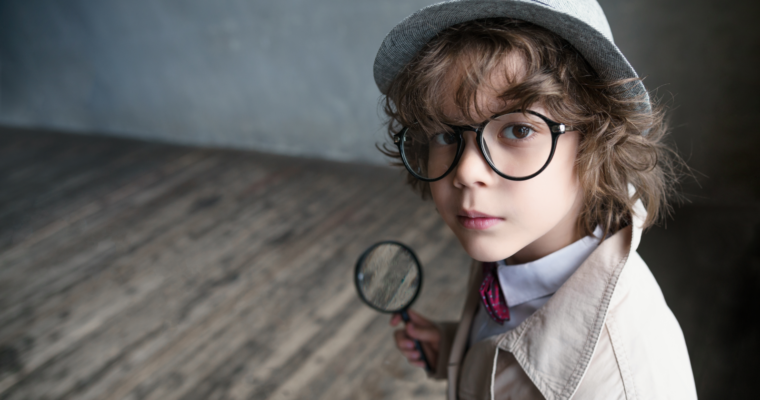
#> input picture Gesture_control_Video_player/emr_workshop/emr_day_2/photos/sherlock_kid.png, 760 x 400 px, found by its file name
$ python home_task.py
#> lines starting #> are read from the running program, lines starting #| are printed output that depends on the picture
import cv2
import numpy as np
img_path = "./emr_day_2/photos/sherlock_kid.png"
img = cv2.imread(img_path)
#> img is the input picture: shape (400, 760, 3); mean B, G, R 93.1, 94.7, 96.7
print(img.shape)
#| (400, 760, 3)
img_shape = img.shape
#> img_shape = (400, 760, 3)
img_red = np.full(img_shape,[0,0,50],dtype=np.uint8)
cv2.imshow("image",img)
cv2.imshow("red_image",img_red)
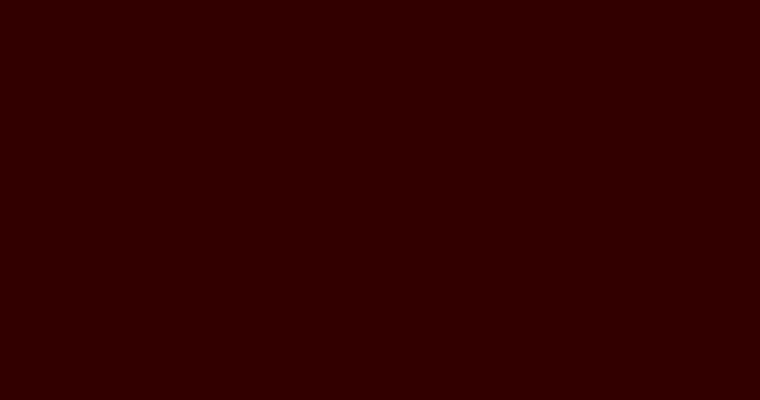
#> window 'red_image': shape (400, 760, 3); mean B, G, R 0, 0, 50
# negative_img = img_white-img
mixed_img = np.add(img_red,img)
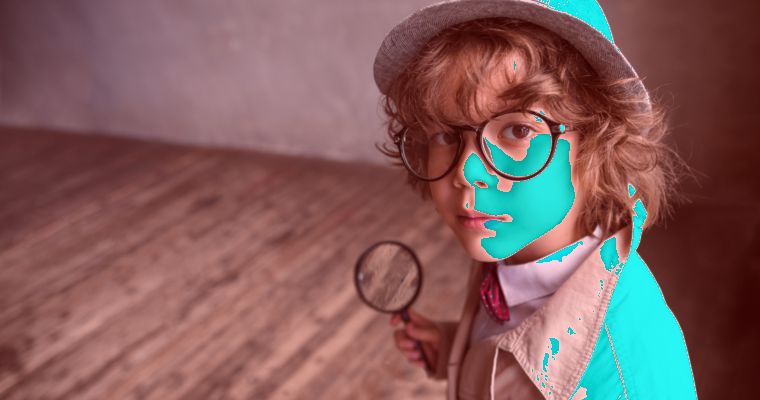
#> mixed_img: shape (400, 760, 3); mean B, G, R 93.1, 94.7, 129
cv2.imshow('negative',mixed_img)
print(img_red)
#> (printed output is left out)
cv2.waitKey(0)
cv2.destroyAllWindows()
